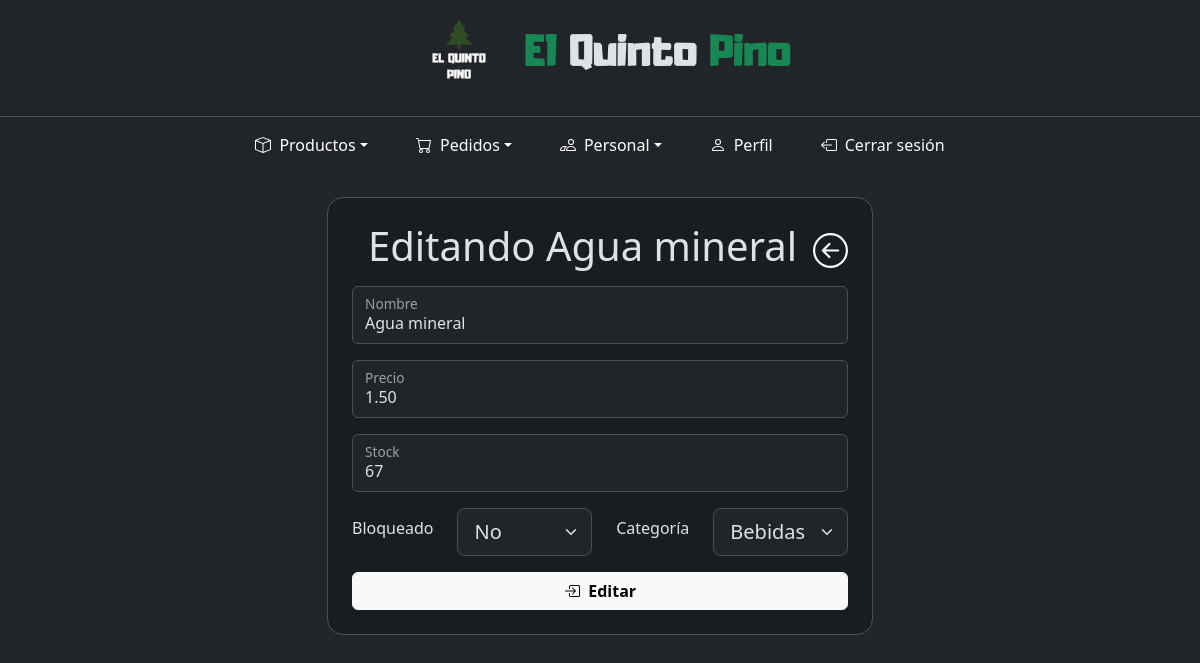
The app's page /encargado/editarProducto.php?id=1 (signed in), older data.
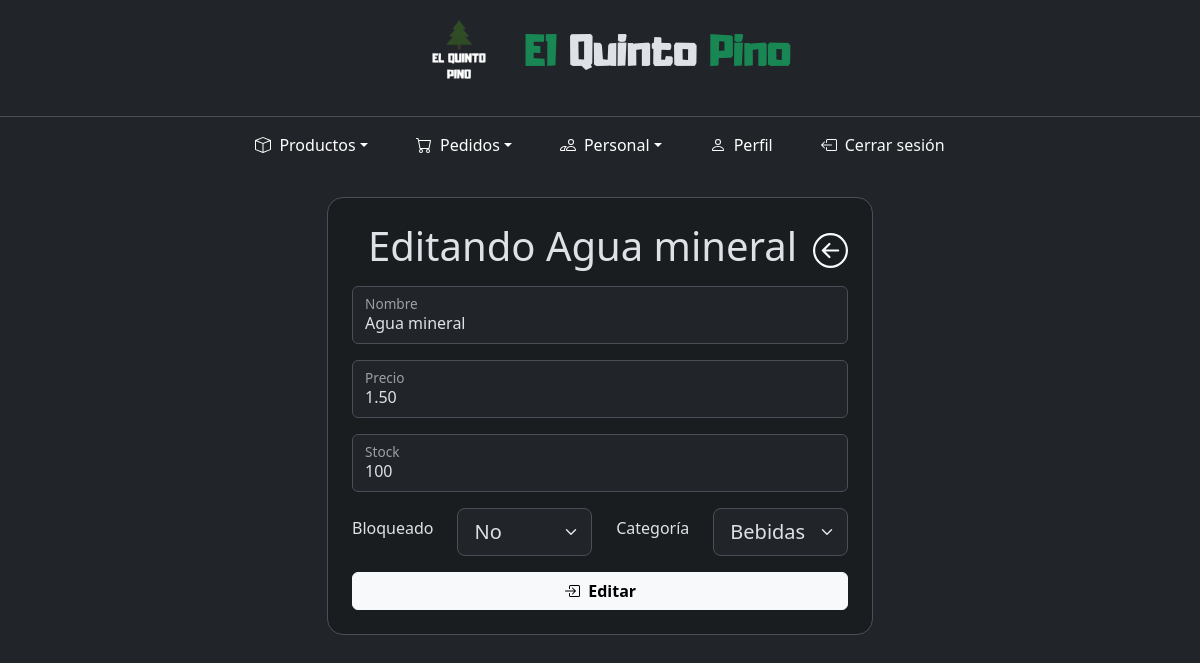
The same page, newer data.
### tables this page shows
CREATE TABLE `producto` (
  `id` int(11) NOT NULL,
  `nombre` varchar(255) NOT NULL,
  `precio` decimal(10,2) NOT NULL,
  `stock` int(11) NOT NULL,
  `estado` tinyint(1) NOT NULL COMMENT '0- bloqueado 1-activo',
  `categoria` int(11) NOT NULL,
  `estado_categoria` tinyint(1) NOT NULL COMMENT '0- bloqueado 1- activo'
);

### encargado/editarProducto.php (the view, shortened to what the changed rows need)
<?php
include("../components/conexion.php");
?>
<!DOCTYPE html>
<html lang="es" data-bs-theme="dark">
<head>
    <link rel="stylesheet" href="../bootstrap/css/bootstrap.min.css" />
    <link rel="stylesheet" href="../styles.css" />
</head>
<body>
    <div class="container-fluid min-vh-100 d-flex flex-column">
        <?php
        include("../components/header.php");
        $idProducto = $_GET["id"];
        $consulta = "SELECT * FROM producto WHERE id = '$idProducto'";
        $result = mysqli_query($conn, $consulta);
        $row = mysqli_fetch_array($result);
        ?>
        <main class="container my-4 flex-grow-1">
            <div class="row justify-content-center">
                <div class="col-12 col-md-10 col-lg-8 col-xl-6">
                    <section class="bg-dark-subtle border rounded-4 p-3 p-sm-4">
                        <header class="text-center mb-3">
                            <h2 class="display-6">
                                <a href="/restaurante/encargado/encargado.php" class="float-end link-light"> </a>
                                Editando <strong><?php echo $row["nombre"] ?></strong>
                            </h2>
                        </header>
                        <div class="row justify-content-center">
                            <form action="editarProducto02.php" method="post" class="col-12">
                                <div class="form-floating mb-3">
                                    <input type="text" class="form-control" id="nombre" name="nombre" placeholder="Nombre" value="<?php echo $row["nombre"] ?>" required />
                                    <label for="nombre">Nombre</label>
                                </div>
                                <div class="form-floating mb-3">
                                    <input type="text" class="form-control" id="precio" name="precio" placeholder="Precio" value="<?php echo $row["precio"] ?>" required />
                                    <label for="precio">Precio</label>
                                </div>
                                <div class="form-floating mb-3">
                                    <input type="text" class="form-control" id="stock" name="stock" placeholder="Stock" value="<?php echo $row["stock"] ?>" required />
                                    <label for="stock">Stock</label>
                                </div>
                                <div class="row mb-3 align-items-center">
                                    <div class="col-auto col-md">
                                        <select
                                            class="form-select form-select-lg"
                                            name="bloqueado"
                                            id="bloqueado">
                                            <?php
                                            if ($row["estado"] == 1) {
                                            ?>
                                                <option value="no" selected>No</option>
                                            <?php
                                            } else {
                                            ?>
                                                <option value="si" selected>Si</option>
                                                <option value="no">No</option>
                                            <?php
                                            }
                                            ?>
                                        </select>
                                    </div>
                                </div>
                            </form>
                        </div>
                    </section>
                </div>
            </div>
        </main>
    </div>
</body>
</html>

Row changes from the older to the newer data that the page shows:
changed producto "Agua mineral": stock "67" → "100"
